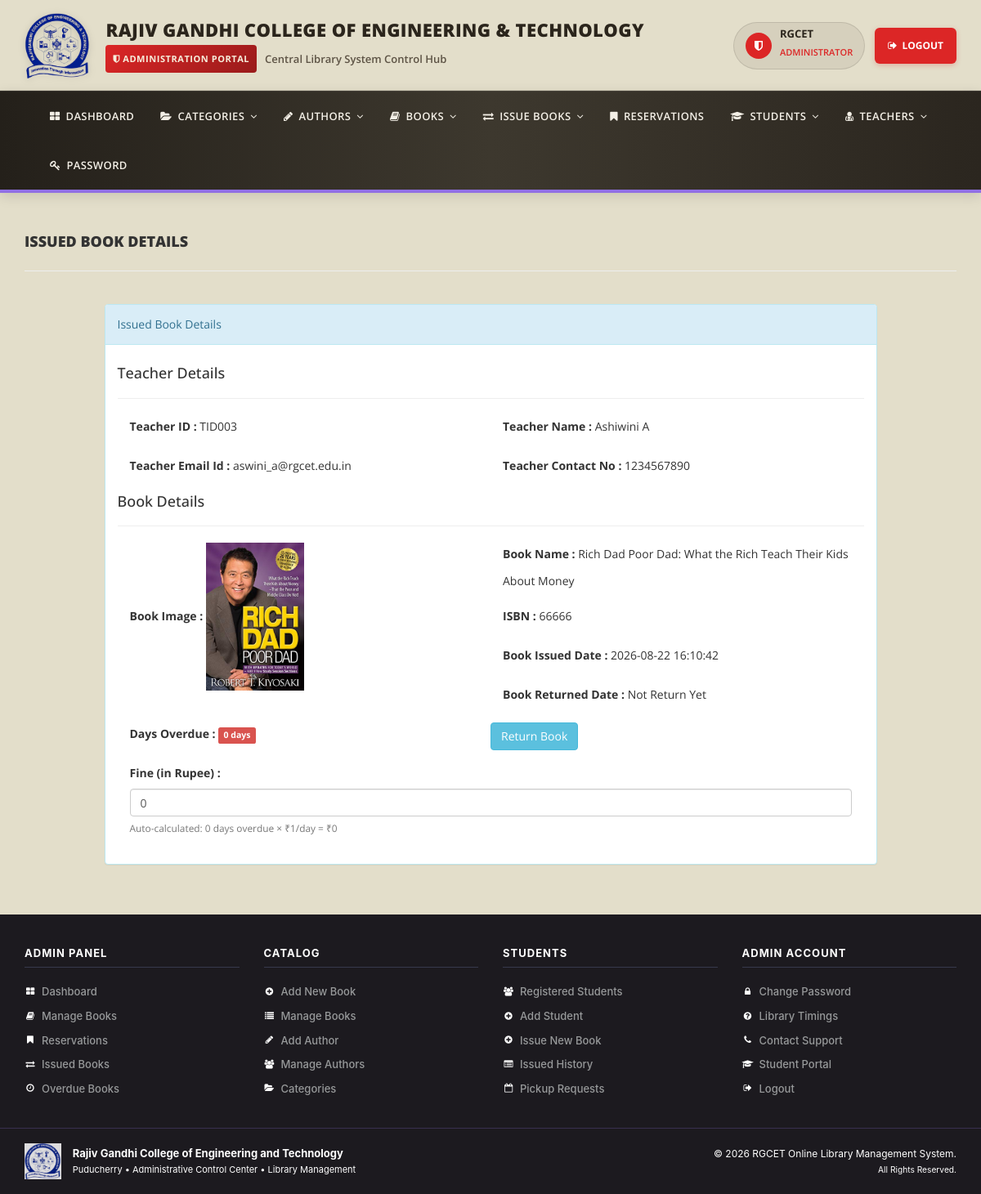
/admin/update-issue-bookdetails-teacher.php?rid=13 (signed in), run on the app's committed database.
### tables this page shows
CREATE TABLE `tblissuedbookdetails` (

  `id` int(11) NOT NULL AUTO_INCREMENT,

  `BookId` int(11) DEFAULT NULL,

  `StudentID` varchar(150) DEFAULT NULL,

  `IssuesDate` timestamp NULL DEFAULT current_timestamp(),

  `ReturnDate` timestamp NULL DEFAULT NULL ON UPDATE current_timestamp(),

  `RetrunStatus` int(1) DEFAULT NULL,

  `fine` int(11) DEFAULT NULL,

  `remark` mediumtext NOT NULL,

  PRIMARY KEY (`id`)

);

CREATE TABLE `tblteachers` (

  `id` int(11) NOT NULL AUTO_INCREMENT,

  `TeacherId` varchar(100) DEFAULT NULL,

  `FullName` varchar(120) DEFAULT NULL,

  `EmailId` varchar(120) DEFAULT NULL,

  `MobileNumber` char(11) DEFAULT NULL,

  `Password` varchar(120) DEFAULT NULL,

  `Status` int(1) DEFAULT NULL,

  `RegDate` timestamp NULL DEFAULT current_timestamp(),

  `UpdationDate` timestamp NULL DEFAULT NULL ON UPDATE current_timestamp(),

  `Department` varchar(100) DEFAULT NULL,

  PRIMARY KEY (`id`),

  UNIQUE KEY `TeacherId` (`TeacherId`)

);

CREATE TABLE `tblbooks` (

  `id` int(11) NOT NULL AUTO_INCREMENT,

  `BookName` varchar(255) DEFAULT NULL,

  `CatId` int(11) DEFAULT NULL,

  `AuthorId` int(11) DEFAULT NULL,

  `ISBNNumber` varchar(25) DEFAULT NULL,

  `BookPrice` decimal(10,2) DEFAULT NULL,

  `bookImage` varchar(250) NOT NULL,

  `bookPdf` varchar(255) DEFAULT NULL,

  `isIssued` int(1) DEFAULT NULL,

  `RegDate` timestamp NULL DEFAULT current_timestamp(),

  `UpdationDate` timestamp NULL DEFAULT NULL ON UPDATE current_timestamp(),

  `bookQty` int(11) DEFAULT NULL,

  PRIMARY KEY (`id`)

);

### admin/update-issue-bookdetails-teacher.php (the view, shortened to what this page needs)
<?php
include('includes/config.php');
if(strlen($_SESSION['alogin'])==0)
    {
header('location:index.php');
}
else{
?>
<!DOCTYPE html>
<html xmlns="http://www.w3.org/1999/xhtml">
<head>
    <link href="assets/css/bootstrap.css" rel="stylesheet" />
    <link href="assets/css/font-awesome.css" rel="stylesheet" />
    <link href="assets/css/style.css" rel="stylesheet" />
</head>
<body>
<?php include('includes/header.php');?>
    <div class="content-wrapper">
         <div class="container">
        <div class="row pad-botm">
            <div class="col-md-12">
                <h4 class="header-line">Issued Book Details</h4>
                            </div>
</div>
<div class="row">
<div class="col-md-10 col-sm-6 col-xs-12 col-md-offset-1">
<div class="panel panel-info">
<div class="panel-heading">
Issued Book Details
</div>
<div class="panel-body">
<form role="form" method="post">
<?php
$rid=intval($_GET['rid']);
$sql = "SELECT tblteachers.TeacherId ,tblteachers.FullName,tblteachers.EmailId,tblteachers.MobileNumber,tblbooks.BookName,tblbooks.ISBNNumber,tblissuedbookdetails.IssuesDate,tblissuedbookdetails.ReturnDate,tblissuedbookdetails.id as rid,tblissuedbookdetails.fine,tblissuedbookdetails.RetrunStatus,tblbooks.id as bid,tblbooks.bookImage from  tblissuedbookdetails join tblteachers on tblteachers.TeacherId=tblissuedbookdetails.StudentID join tblbooks on tblbooks.id=tblissuedbookdetails.BookId where tblissuedbookdetails.id=:rid";
$query = $dbh -> prepare($sql);
$query->bindParam(':rid',$rid,PDO::PARAM_STR);
$query->execute();
$results=$query->fetchAll(PDO::FETCH_OBJ);
if($query->rowCount() > 0)
{
foreach($results as $result)
{               ?>
<h4>Teacher Details</h4>
<hr />
<div class="col-md-6">
<div class="form-group">
<label>Teacher ID :</label>
<?php echo htmlentities($result->TeacherId);?>
</div></div>
<div class="col-md-6">
<div class="form-group">
<label>Teacher Name :</label>
<?php echo htmlentities($result->FullName);?>
</div></div>
<div class="col-md-6">
<div class="form-group">
<label>Teacher Email Id :</label>
<?php echo htmlentities($result->EmailId);?>
</div></div>
<div class="col-md-6">
<div class="form-group">
<label>Teacher Contact No :</label>
<?php echo htmlentities($result->MobileNumber);?>
</div></div>
<h4>Book Details</h4>
<hr />
<div class="col-md-6">
<div class="form-group">
<label>Book Image :</label>
<img src="bookimg/<?php echo htmlentities($result->bookImage); ?>" width="120">
</div></div>
<div class="col-md-6">
<div class="form-group">
<label>Book Name :</label>
<?php echo htmlentities($result->BookName);?>
</div>
</div>
<div class="col-md-6">
<div class="form-group">
<label>ISBN :</label>
<?php echo htmlentities($result->ISBNNumber);?>
</div>
</div>
<div class="col-md-6">
<div class="form-group">
<label>Book Issued Date :</label>
<?php echo htmlentities($result->IssuesDate);?>
</div></div>
<div class="col-md-6">
<div class="form-group">
<label>Book Returned Date :</label>
<?php if($result->ReturnDate=="")
                                            {
                                                echo htmlentities("Not Return Yet");
                                            } else {
                                            echo htmlentities($result->ReturnDate);
}
                                            ?>
</div>
</div>
<div class="col-md-6">
<div class="form-group">
<label>Days Overdue :</label>
<?php
$issueDate = new DateTime($result->IssuesDate);
$today = new DateTime('today');
$daysDifference = $today->diff($issueDate)->days;
$daysOverdue = max(0, $daysDifference - 7);
echo '<span class="label label-danger">' . htmlentities($daysOverdue) . ' days</span>';
?>
</div>
</div>
<div class="col-md-12">
<div class="form-group">
<label>Fine (in Rupee) :</label>
<?php
$issueDate = new DateTime($result->IssuesDate);
$today = new DateTime('today');
$daysDifference = $today->diff($issueDate)->days;
$daysOverdue = max(0, $daysDifference - 7);
$calculatedFine = $daysOverdue * 1;
if($result->fine=="")
{?>
<input class="form-control" type="text" name="fine" id="fine" value="<?php echo htmlentities($calculatedFine); ?>" required />
<small class="text-muted">Auto-calculated: <?php echo htmlentities($daysOverdue); ?> days overdue × ₹1/day = ₹<?php echo htmlentities($calculatedFine); ?></small>
<?php }else {
echo htmlentities($result->fine);
}
?>
</div>
</div>
 <?php if($result->RetrunStatus==0){?>
<button type="submit" name="return" id="submit" class="btn btn-info">Return Book </button>
 </div>
<?php }}} ?>
                            </div>
                        </div>
                            </div>
        </div>
    </div>
  <?php include('includes/footer.php');?>
</body>
</html>
<?php } ?>

### admin/assets/css/style.css (style rules this page uses)
html { height: 100%; }
body { font-family: 'Open Sans', sans-serif; line-height: 28px; background-color: rgb(227, 222, 202); display: flex; min-height: 100%; flex-direction: column; margin: 0; padding: 0; }
.content-wrapper { margin-top: 40px; padding-bottom: 40px; flex: 1 0 auto; }
.header-line { font-weight: 900; padding-bottom: 25px; border-bottom: 1px solid #eeeeee; text-transform: uppercase; }
.pad-botm { padding-bottom: 30px; }

### data on the page
tblissuedbookdetails: tblteachers.TeacherId "TID003", tblteachers.FullName "Ashiwini A", tblteachers.EmailId "aswini_a@rgcet.edu.in", tblteachers.MobileNumber "1234567890", BookId.bookImage (picture), BookId.BookName "Rich Dad Poor Dad: What the Rich Teach Their Kids About Money", BookId.ISBNNumber "66666", IssuesDate "2026-08-22 16:10:42", IssuesDate "0", fine "0", shows "Return Book"

### other printed values
$adminName "RGCET"
